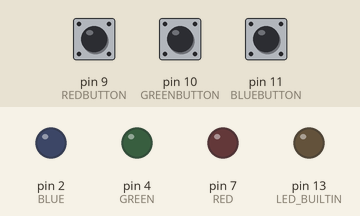
The sketch below on a simulated Arduino Uno, built with avr-gcc and run on an emulated ATmega328P. Shown: output pins drawn as LEDs (lit = HIGH). Inputs (shaded band) come from the test bench; at power-on: pin 9 (REDBUTTON) HIGH, pin 10 (GREENBUTTON) HIGH, pin 11 (BLUEBUTTON) HIGH.

Above: at 1.2 s.
1.3 s: pin 9 (REDBUTTON) pulled LOW for 0.15 s
At 1.37 s:
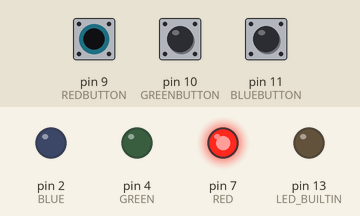
2.9 s: pin 10 (GREENBUTTON) pulled LOW for 0.15 s
At 2.97 s:
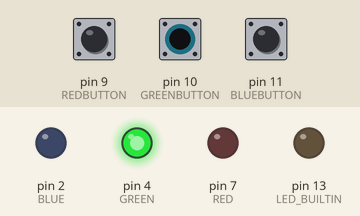
4.5 s: pin 11 (BLUEBUTTON) pulled LOW for 0.15 s
At 4.57 s:
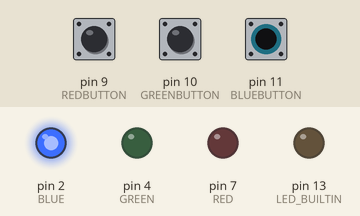
6.1 s: pin 11 (BLUEBUTTON) pulled LOW for 3.2 s
At 9.6 s:
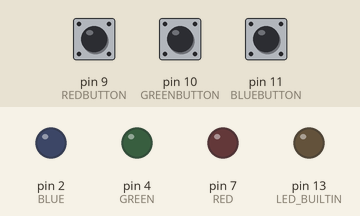
10.8 s: pin 9 (REDBUTTON) pulled LOW for 3.2 s
At 12.0 s:
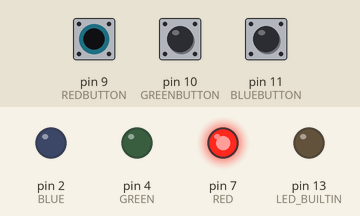
15.5 s: pin 9 (REDBUTTON) driven LOW and pin 10 (GREENBUTTON) driven LOW
At 16.7 s:
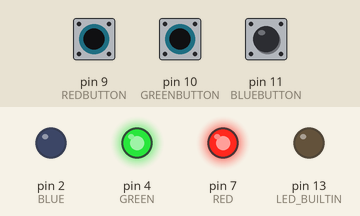
Timing chart, 0 to 18.0 s (numbered marks = the images above; inputs shaded):
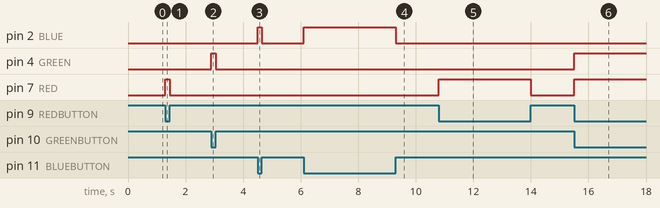

The sketch:

LEDBUTTONS.ino
```cpp
// Define Pins
#define BLUE 2
#define GREEN 4
#define RED 7
#define REDBUTTON 9
#define GREENBUTTON 10
#define BLUEBUTTON 11

//define global vars
bool g = false;
bool r = false;
bool b = false;

void setup()
{
pinMode(RED, OUTPUT);
pinMode(GREEN, OUTPUT);
pinMode(BLUE, OUTPUT);
digitalWrite(RED, LOW);
digitalWrite(GREEN, LOW);
digitalWrite(BLUE, LOW);

pinMode(REDBUTTON, INPUT_PULLUP);
pinMode(GREENBUTTON, INPUT_PULLUP);
pinMode(BLUEBUTTON, INPUT_PULLUP);

pinMode(LED_BUILTIN, OUTPUT);
digitalWrite(LED_BUILTIN, LOW);
}

// main loop
void loop(){
  g = false;
  r = false;
  b = false;
  if(digitalRead(REDBUTTON) == LOW){
    r = true;
  }
  if(digitalRead(GREENBUTTON) == LOW){
    g = true;
  }
  if(digitalRead(BLUEBUTTON) == LOW){
    b = true;
  }

  if(r){
    digitalWrite(RED, HIGH);
  }
  else{
    digitalWrite(RED, LOW);
  }
  if(g){
    digitalWrite(GREEN, HIGH);
  }
  else{
    digitalWrite(GREEN, LOW);
  }
  if(b){
    digitalWrite(BLUE, HIGH);
  }
  else{
    digitalWrite(BLUE, LOW);
  }
}
```

Measured:
- after the input at 1.3 s, pin 7 (RED): LOW → HIGH at once, → LOW 0.15 s later
- after the input at 2.9 s, pin 4 (GREEN): LOW → HIGH at once, → LOW 0.15 s later
- after the input at 4.5 s, pin 2 (BLUE): LOW → HIGH at once, → LOW 0.15 s later
- after the input at 6.1 s, pin 2 (BLUE): LOW → HIGH at once, → LOW 3.2 s later
- after the input at 10.8 s, pin 7 (RED): LOW → HIGH at once, → LOW 3.2 s later
- after the input at 15.5 s, pin 4 (GREEN), pin 7 (RED): LOW → HIGH at once
